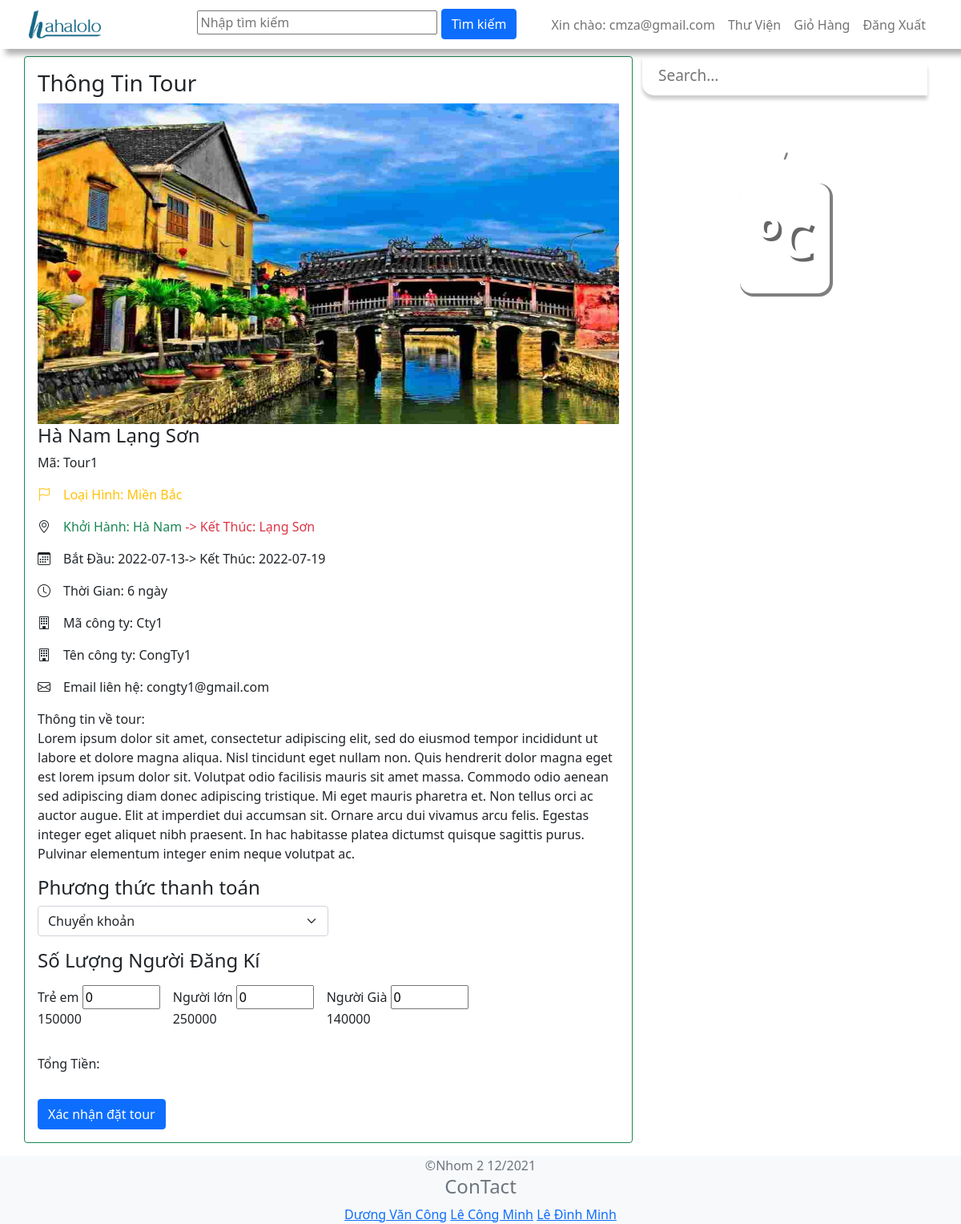
/user/bookTour.php?MaTour=Tour1 (signed in), run on the app's committed database.
### tables this page shows
CREATE TABLE `tour` (
  `id` int(11) NOT NULL,
  `maTour` varchar(50) NOT NULL,
  `tenTour` varchar(150) NOT NULL,
  `hinhAnh` varchar(255) DEFAULT NULL,
  `ngayKhoiHanh` date NOT NULL,
  `ngayKetThuc` date NOT NULL,
  `diemKhoiHanh` varchar(300) NOT NULL,
  `diemKetThuc` varchar(300) NOT NULL,
  `loaiHinh` varchar(300) NOT NULL,
  `moTa` varchar(7000) NOT NULL,
  `maCongTy` varchar(50) NOT NULL,
  `tinhTrang` int(11) NOT NULL DEFAULT 0
);

CREATE TABLE `doitac` (
  `id` int(11) NOT NULL,
  `maCongTy` varchar(50) NOT NULL,
  `tenCongTy` varchar(200) NOT NULL,
  `hinhAnh` varchar(255) DEFAULT NULL,
  `soDienThoai` varchar(20) NOT NULL,
  `email` varchar(100) NOT NULL,
  `diaChi` varchar(300) NOT NULL,
  `password` varchar(250) NOT NULL,
  `tinhTrang` int(11) NOT NULL DEFAULT 0,
  `linkXacMinhEmail` varchar(255) NOT NULL,
  `thoiGianXacMinhEmail` timestamp NULL DEFAULT NULL
);

CREATE TABLE `giatour` (
  `maTour` varchar(50) NOT NULL,
  `doTuoi` varchar(50) NOT NULL,
  `moTa` varchar(200) NOT NULL,
  `gia` bigint(20) NOT NULL,
  `donVi` varchar(50) NOT NULL
);

### user/bookTour.php (the view, shortened to what this page needs)
<?php include('../constants.php'); ?>
<!DOCTYPE html>
<html lang="en">
<head>
  <link href="https://cdn.jsdelivr.net/npm/bootstrap@5.1.3/dist/css/bootstrap.min.css" rel="stylesheet"
>
  <link rel="stylesheet" href="https://cdn.jsdelivr.net/npm/bootstrap-icons@1.7.2/font/bootstrap-icons.css">
  <link rel="stylesheet" href="../assets/css/bookTour.css">
</head>
<body>
    <?php
    require "partials/header.php";
    ?>
<?php
    if(isset($_GET['MaTour']))
    {
        $maTour = $_GET['MaTour'];
        $sql = "SELECT tour.maTour,tour.tenTour,tour.moTa,tour.hinhAnh,tour.diemKhoiHanh,tour.diemKetThuc,
        tour.ngayKhoiHanh,tour.ngayKetThuc,tour.loaiHinh,doitac.maCongTy,doitac.tenCongTy,doitac.email
         FROM tour,doitac where tour.maCongTy = doitac.maCongTy and tour.maTour = '$maTour'";
        $res = mysqli_query($conn, $sql);
        $count = mysqli_num_rows($res);
        if($count==1)
        {
            $row = mysqli_fetch_assoc($res);
            $tenTour = $row['tenTour'];
            $hinhAnh = $row['hinhAnh'];
            $ngayKhoiHanh = $row['ngayKhoiHanh'];
            $ngayKetThuc = $row['ngayKetThuc'];
            $diemKhoiHanh = $row['diemKhoiHanh'];
            $diemKetThuc = $row['diemKetThuc'];
            $loaiHinh = $row['loaiHinh'];
            $moTa = $row['moTa'];
            $maCongTy = $row['maCongTy'];
            $tenCongTy = $row['tenCongTy'];
            $email = $row['email'];
            $first_date = strtotime($ngayKhoiHanh);
            $second_date = strtotime($ngayKetThuc);
            $datediff = abs($first_date - $second_date);
            $day = floor($datediff / (60*60*24));
        }
        else
        {
            header('location:'.SITEURL);
        }
        $sql1 = "SELECT gia,moTa FROM giatour WHERE maTour='$maTour' and doTuoi = 1";
        $res1 = mysqli_query($conn, $sql1);
        if(mysqli_num_rows($res1)>0){
          while($row1 = mysqli_fetch_assoc($res1)){
            $tuoi1 = $row1['moTa'];
            $giaTuoi1 = $row1['gia'];
          }
        }else{
          $giaTuoi1 = "";
        }
        $sql2 = "SELECT gia,moTa FROM giatour WHERE maTour='$maTour'and doTuoi = 2";
        $res2 = mysqli_query($conn, $sql2);
        if(mysqli_num_rows($res2)>0){
          while($row2 = mysqli_fetch_assoc($res2)){
            $tuoi2 = $row2['moTa'];
            $giaTuoi2 = $row2['gia'];
          }
        }else{
          $giaTuoi2 = "";
        }
        $sql3 = "SELECT gia,moTa FROM giatour WHERE maTour='$maTour' and doTuoi = 3";
        $res3 = mysqli_query($conn, $sql3);
        if(mysqli_num_rows($res3)>0){
          while($row3 = mysqli_fetch_assoc($res3)){
            $tuoi3 = $row3['moTa'];
            $giaTuoi3 = $row3['gia'];
          }
        }else{
          $giaTuoi3 = "";
        }
    }
    else
    {
        header('location:'.SITEURL);
    }
?>
<section class="Tour-info">
    <div class="container">
      <div class="row" style='padding-top: 70px'>
        <div class="col-md-8 border p-3 border-success rounded info-tour ">
          <h3>Thông Tin Tour</h3>
          <div class="tour-menu-img">
              <?php
                  if($hinhAnh=="")
                  {
                      echo "<div class='error'>Image not Available.</div>";
                  }
                  else
                  {
              ?>
                  <img src="<?php echo SITEURL; ?>assets/images/tours/<?php echo $hinhAnh; ?>" alt="Tour-img" style="max-height: 400px;width:100%" class="img-fluid">
                  <?php
                    }
              ?>
          </div>
          <form method="POST" class="order">
          <div class="tour-menu-desc">
              <h4><?php echo $tenTour; ?></h4>
              <p>Mã: <?php echo $maTour; ?></p>
              <p class="text-warning"><i class="bi bi-flag me-3"></i>Loại Hình: <?php echo $loaiHinh ?></p>
              <p><i class="bi bi-geo-alt me-3"></i><span class="text-success">Khởi Hành: <?php echo $diemKhoiHanh; ?></span> <span class="text-danger">-> Kết Thúc: <?php echo $diemKetThuc; ?></span></p>
              <p><i class="bi bi-calendar3 me-3"></i>Bắt Đầu: <?php echo $ngayKhoiHanh ?><span>-> Kết Thúc: <?php echo $ngayKetThuc ?></span> </p>
              <p><i class="bi bi-clock me-3"></i>Thời Gian: <?php  echo $day.' ngày'?></p>
              <p><i class="bi bi-building me-3"></i>Mã công ty: <?php echo $maCongTy ?></p>
              <p><i class="bi bi-building me-3"></i>Tên công ty: <?php echo $tenCongTy ?></p>
              <p><i class="bi bi-envelope me-3"></i>Email liên hệ: <?php echo $email ?></p>
              <p>Thông tin về tour: <br> <?php echo $moTa; ?></p>
              <h4>Phương thức thanh toán</h4>
              <div class="d-flex ">
                <select class="form-select w-50" aria-label="Default select example" name="cast">
                  <option selected value ="Chuyển Khoản">Chuyển khoản</option>
                </select>
              </div>
              <h4 class="mt-3">Số Lượng Người Đăng Kí</h4>
              <div class="tour-num-people d-flex  mt-3">
                <div class="order-label me-3"><?php echo $tuoi1 ?>
                  <?php
                    if($giaTuoi1==""){
                      echo "<input type='number' class='input' name='quantity1' id='quantity1' min='0' max='100' value ='0' disabled>";
                      echo '<br>';
                      echo "<p id='price1' name='price1'>".$giaTuoi1."</p>";
                    }
                    else{
                      echo "<input type='number' class='input' name='quantity1' id='quantity1' min='0' max='100' value ='0'>";
                      echo '<br>';
                      echo "<p id='price1' name='price1'>".$giaTuoi1."</p>";
                    }
                  ?>
                </div>
                <div class="order-label me-3"><?php echo $tuoi2 ?>
                  <?php
                    if($giaTuoi2==""){
                      echo "<input type='number' class='input' name='quantity2' id='quantity2' min='1' max='100' value ='0' disabled>";
                      echo '<br>';
                      echo "<p id='price2' name='price2'>".$giaTuoi2."</p>";
                    }
                    else{
                      echo "<input type='number' class='input' name='quantity2' id='quantity2' min='1' max='100' value ='0'>";
                      echo '<br>';
                      echo "<p id='price2' name='price2'>".$giaTuoi2."</p>";
                    }
                  ?>
                </div>
                <div class="order-label me-3"><?php echo $tuoi3 ?>
                  <?php
                    if($giaTuoi3==""){
                      echo "<input type='number' class='input' name='quantity3' id='quantity3' min='0' max='100' value ='0' disabled>";
                      echo '<br>';
                      echo "<p id='price3' name='price3'>".$giaTuoi3."</p>";
                    }
                    else{
                      echo "<input type='number' class='input' name='quantity3' id='quantity3' min='0' max='100' value ='0'>";
                      echo '<br>';
                      echo "<p id='price3' name='price3'>".$giaTuoi3."</p>";
                    }
                  ?>
                </div>
              </div>
              <p class="mt-3" id="price">Tổng Tiền: <span id="tour_price"></span></p>
          </div>
      <input type="submit" name="submit" value="Xác nhận đặt tour" class="btn btn-primary mt-3">
    </form>
        </div>
        <div class="col-md-4 weather-tour">
          <div id="weather">
              <input type="text" placeholder="Search..." class="input-search">
              <div class="content">
                <h1 class="name">
                  <span>,</span>
                </h1>
                <div class="temperature">
                  <span><sup>o</sup>C</span>
                </div>
                <div class="more-desc mt-3 ms-3">
                  <div class="visibility pb-3">
                    <i class="bi bi-eye"></i>
                  </div>
                  <div class="wind pb-3">
                    <i class="bi bi-wind"></i>
                  </div>
                  <div class="cloud pb-3 me-3">
                    <i class="bi bi-cloud"></i>
                  </div>
              </div>
			    </div>
		    </div>
        </div>
      </div>
    </div>
</section>
    <?php
    include "partials/footer.php";
    ?>
</body>
</html>

### assets/css/bookTour.css (style rules this page uses)
#weather { text-align: center; }
#weather input { padding: 10px 20px; background-color: rgba(255, 255, 255, 0.4); font-size: 19px; box-shadow: 0 5px 4px rgba(0, 0, 0, 0.2); border: none; outline: none; border-radius: 0px 15px 0 15px; margin-bottom: 40px; width: 100%; transition: 0.4s; }
#weather .content { color: white; }
#weather .content .name { white-space: nowrap; font-size: 35px; text-shadow: 2px 2px rgba(0, 0, 0, 0.5); }
#weather .content .temperature { font-size: 65px; text-shadow: 4px 4px rgba(0, 0, 0, 0.6); display: inline-block; padding: 20px; background-color: rgba(255, 255, 255, 0.4); border-radius: 15px; box-shadow: 2px 2px 0 2px rgba(0, 0, 0, 0.5); margin: 20px 0 20px; font-weight: 800; }
#weather .content .more-desc { display: flex; align-items: center; justify-content: space-between; }
#weather .content .more-desc > div { font-size: 16px; display: flex; flex-direction: column; }

### data on the page
tour: hinhAnh (picture), tenTour "Hà Nam Lạng Sơn", loaiHinh "Miền Bắc", diemKhoiHanh "Hà Nam", diemKetThuc "Lạng Sơn", ngayKhoiHanh "2022-07-13", ngayKetThuc "2022-07-19", day "6", doitac.maCongTy "Cty1", doitac.tenCongTy "CongTy1", doitac.email "congty1@gmail.com", moTa "Lorem ipsum dolor sit amet, consectetur adipiscing elit, sed do eiusmod tempor incididunt ut labore et dolore magna aliqua. Nisl tincidunt eget nullam non. Quis hendrerit dolor magna eget est lorem ipsum dolor sit. Volutpat odio facilisis mauris sit amet massa. Commodo odio aenean sed adipiscing diam donec adipiscing tristique. Mi eget mauris pharetra et. Non tellus orci ac auctor augue. Elit at imperdiet dui accumsan sit. Ornare arcu dui vivamus arcu felis. Egestas integer eget aliquet nibh praesent. In hac habitasse platea dictumst quisque sagittis purus. Pulvinar elementum integer enim neque volutpat ac."
giatour: moTa "Trẻ em", gia "150000"
giatour: moTa "Người lớn", gia "250000"
giatour: moTa "Người Già", gia "140000"

### other printed values
$_SESSION['loginAccount'] "cmza@gmail.com"
$maTour "Tour1"
